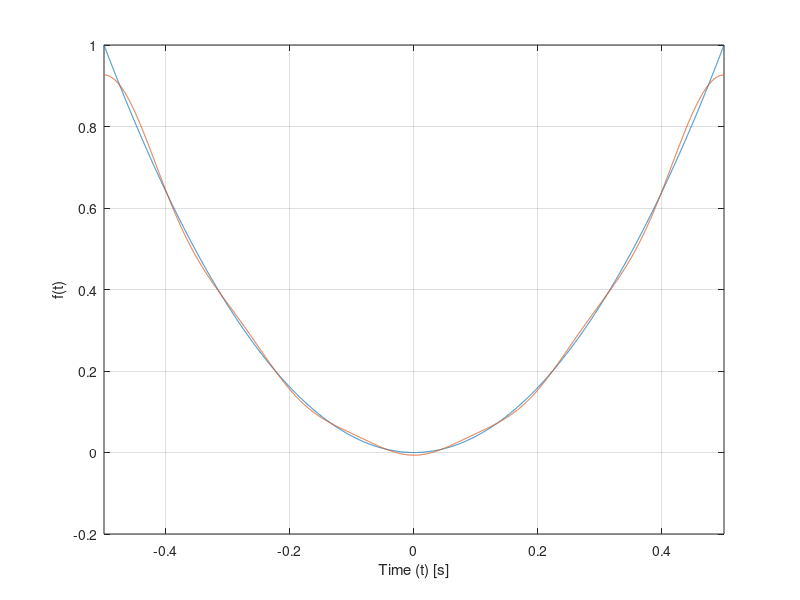

Write the MATLAB code that produced this figure.
t=(-0.5):0.0001:0.5; %given function
y=4*t.*t;

f=1/3-(4/pi^2)*(cos(2*pi*t)-(1/4)*cos(4*pi*t)+(1/9)*cos(6*pi*t)-(1/16)*cos(8*pi*t)+(1/25)*cos(10*pi*t));
%fourier series approximation
figure(1);
plot(t,y);
xlim([-0.5,0.5]);
grid on;
hold on;
plot(t,f);
xlabel("Time (t) [s]")
ylabel("f(t)");